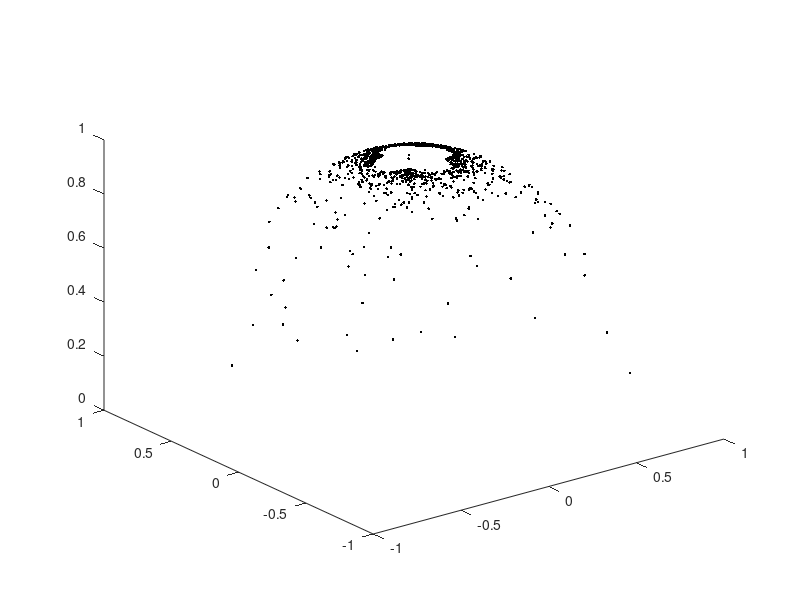

Write the MATLAB code that produced this figure.
clear
%%
%Problem 6a generates a stereographic projection of the points on the upper
%(north) hemishphere with respect to the north (0,0,1) ib rge extended x-y
%plane.

%initalizing variables
N=1000; R=1; x(:,1)=1:N; y(:,1)=1:N;

%Building the random points
theta=rand(N,1)*2*pi;
phi=rand(N,1)*2*pi;

%Getting points of the sphere
x1(:,1)=R*sin(theta).*cos(phi);
y1(:,1)=R*sin(theta).*sin(phi);
z1(:,1)=R*cos(theta);

%Constructing the stereographic projection
for i=1:N
    x(i)=-x1(i)/(z1(i)-1);
    y(i)=-y1(i)/(z1(i)-1);
end

%Plot of the points
plot(x,y,'.k')


%%
clear
%Problem 6b finds the radius of the circle produce from a stereographic
%projection with a constant polar angle theta.

%initalizing variables
N=1000; R=1; x(:,1)=1:N; y(:,1)=1:N;

%Building the random points
theta=pi/4;
phi=rand(N,1)*2*pi;

%Getting points of the sphere
x1(:,1)=R*sin(theta).*cos(phi);
y1(:,1)=R*sin(theta).*sin(phi);
z1=R*cos(theta);

%Constructing the stereographic projection
for i=1:N
    x(i)=-x1(i)/(z1-1);
    y(i)=-y1(i)/(z1-1);
end

radius=sqrt(((x(1)-0)^2)+((y(1)-0)^2));

%Plot of the points
plot(x,y,'.k')

%% 
clear 
%Problem 6c a sphere from random points

%initalizing variables
N=1000; L=10; x(:,1)=1:N; y(:,1)=1:N; z(:,1)=1:N;

%Building the random points
pts=rand(N,2)*2-1;
pts=pts*L;

%Seperating the points into their x and y components
x1=pts(:,1); y1=pts(:,2);

for i=1:N
    z(i)=abs((x1(i)^2+y1(i)^2-1)/(x1(i)^2+y1(i)^2+1));
    x(i)=x1(i)*(z(i)-1);
    y(i)=y1(i)*(z(i)-1);
end

plot3(x,y,z,'.k')
